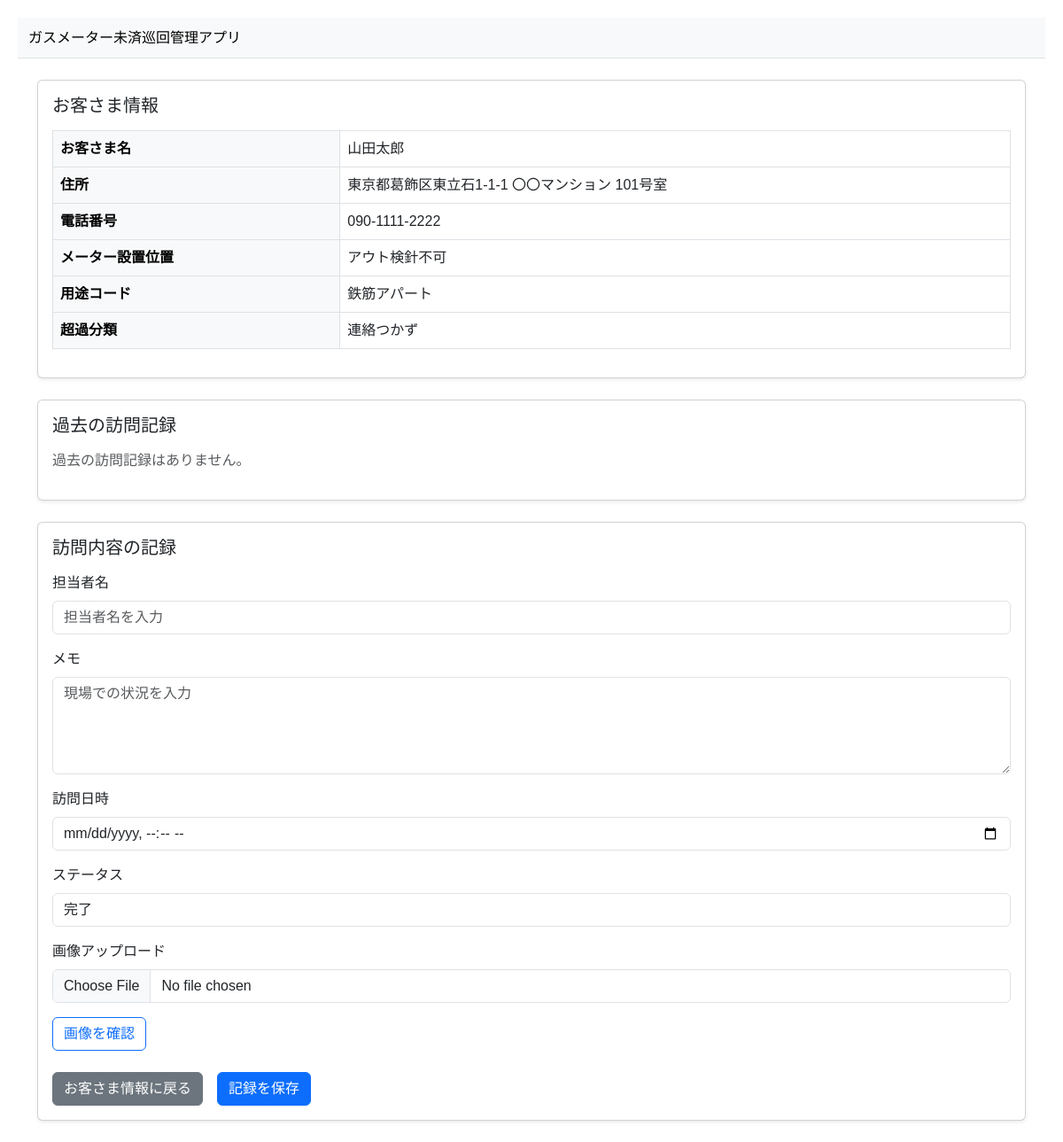
Screenshot of /visits/visit_record/4/ with the database file from the repository.
### customers/models.py (models this page shows, shortened)
class Customer(models.Model):
    name = models.CharField('お客様名', max_length=100)
    address1 = models.CharField('住所', max_length=255)
    address2 = models.CharField('丁目番地号', max_length=255, blank=True)
    address3 = models.CharField('アパート名', max_length=255, blank=True)
    latitude = models.DecimalField('緯度', max_digits=9, decimal_places=6, null=True, blank=True)
    longitude = models.DecimalField('経度', max_digits=9, decimal_places=6, null=True, blank=True)
    tel = models.CharField('電話番号', max_length=20, blank=True)
    inspection_dur_date = models.DateField('検定年月', null=True, blank=True)
    valv_status = models.CharField('開閉栓', max_length=20)
    current_model = models.CharField('現取付型号', max_length=100)
    current_serial_number = models.CharField('現社番', max_length=100)
    meter_location = models.CharField('メーター設置位置', max_length=255)
    usage_code = models.CharField('用途コード', max_length=50)
    excess_category = models.CharField('超過分類', max_length=50)
    reason = models.TextField('事由', blank=True)
    created_at = models.DateTimeField('作成日時', default=timezone.now)

### visits/views.py (the view, shortened to what this page needs)
# urls.py: path('visit_record/<int:customer_id>/', views.visit_record, name='visit_record'),
def visit_record(request, customer_id):  # ← customer_id を受け取る
    customer = get_object_or_404(Customer, id=customer_id)
    records = VisitRecord.objects.filter(customer=customer).order_by('-visit_date')
    return render(request, 'visits/visit_record.html', {
        'customer': customer,
        'records': records,
    })

### visits/templates/visits/visit_record.html (shortened to what this page needs)
<!DOCTYPE html>
<html lang="ja">
<head>
  <link href="https://cdn.jsdelivr.net/npm/bootstrap@5.3.0/dist/css/bootstrap.min.css"
        rel="stylesheet" />
</head>
<body>
<nav class="navbar navbar-light bg-light mb-4 border-bottom">
  <div class="container-fluid">
    <span class="navbar-brand mb-0 h1 fs-6">ガスメーター未済巡回管理アプリ</span>
  </div>
</nav>
<div class="container mt-4">
  <div class="card shadow-sm mb-4">
    <div class="card-body">
      <h2 class="h5 mb-3">お客さま情報</h2>
      <table class="table table-bordered align-middle">
        <tbody>
          <tr>
            <th class="table-light" style="width: 30%;">お客さま名</th>
            <td>{{ customer.name }}</td>
          </tr>
          <tr>
            <th class="table-light">住所</th>
            <td>{{ customer.address1 }} {{ customer.address2 }} {{ customer.address3 }}</td>
          </tr>
          <tr>
            <th class="table-light">電話番号</th>
            <td>{{ customer.tel }}</td>
          </tr>
          <tr>
            <th class="table-light">メーター設置位置</th>
            <td>{{ customer.meter_location }}</td>
          </tr>
          <tr>
            <th class="table-light">用途コード</th>
            <td>{{ customer.usage_code }}</td>
          </tr>
          <tr>
            <th class="table-light">超過分類</th>
            <td>{{ customer.excess_category }}</td>
          </tr>
        </tbody>
      </table>
    </div>
  </div>
  <div class="card shadow-sm mb-4">
    <div class="card-body">
      <h2 class="h5 mb-3">過去の訪問記録</h2>
      {% if records %}
        <table class="table table-bordered table-hover align-middle">
          <thead class="table-light">
            <tr>
              <th style="width: 20%;">訪問日時</th>
              <th style="width: 20%;">担当者</th>
              <th style="width: 60%;">メモ・画像</th>
            </tr>
          </thead>
          <tbody>
            {% for record in records %}
            <tr>
              <td>{{ record.visit_date|date:"Y/m/d H:i" }}</td>
              <td>{{ record.user }}</td>
              <td>
                {{ record.memo|linebreaksbr }}
                {% if record.photos.all %}
                  <div class="mt-2">
                    {% for photo in record.photos.all %}
                      <img src="{{ photo.file_path.url }}"
                           style="max-width: 120px; margin-right: 10px; cursor: pointer;"
                           data-bs-toggle="modal"
                           data-bs-target="#imageModal"
                           onclick="document.getElementById('modalImage').src='{{ photo.file_path.url }}'">
                    {% endfor %}
                  </div>
                {% endif %}
              </td>
            </tr>
            {% endfor %}
          </tbody>
        </table>
      {% else %}
        <p class="text-muted">過去の訪問記録はありません。</p>
      {% endif %}
    </div>
  </div>
  <div class="card shadow-sm mb-4">
    <div class="card-body">
      <h2 class="h5 mb-3">訪問内容の記録</h2>
      <form method="POST" enctype="multipart/form-data">
        <div class="mb-3">
          <label class="form-label">担当者名</label>
          <input type="text" name="staff_name" class="form-control" placeholder="担当者名を入力">
        </div>
        <div class="mb-3">
          <label class="form-label">メモ</label>
          <textarea name="memo" class="form-control" rows="4" placeholder="現場での状況を入力"></textarea>
        </div>
        <div class="mb-3">
          <label class="form-label">訪問日時</label>
          <input type="datetime-local" name="visit_date" class="form-control" required>
        </div>
        <div class="mb-3">
          <label class="form-label">ステータス</label>
          <select name="status" class="form-control" required>
            <option value="done">完了</option>
          </select>
        </div>
        <div class="mb-3">
          <label class="form-label">画像アップロード</label>
          <input type="file" name="photo" class="form-control" id="photoInput">
        </div>
        <div class="mb-3">
          <button type="button" class="btn btn-outline-primary" onclick="previewImage()">画像を確認</button>
        </div>
        <div class="d-flex gap-3 mt-4">
          <a href="{% url 'customer_detail' customer.id %}" class="btn btn-secondary">お客さま情報に戻る</a>
          <button type="submit" class="btn btn-primary">記録を保存</button>
        </div>
      </form>
    </div>
  </div>
</div>
</body>
</html>

### visits/templates/visits/visit_record.html (style rules this page uses)
body { font-family: sans-serif; margin: 20px; }

### rows the page displays
Customer: name "山田太郎", address1 "東京都葛飾区東立石1-1-1", address2 "〇〇マンション", address3 "101号室", tel "090-1111-2222", meter_location "アウト検針不可", usage_code "鉄筋アパート", excess_category "連絡つかず"
